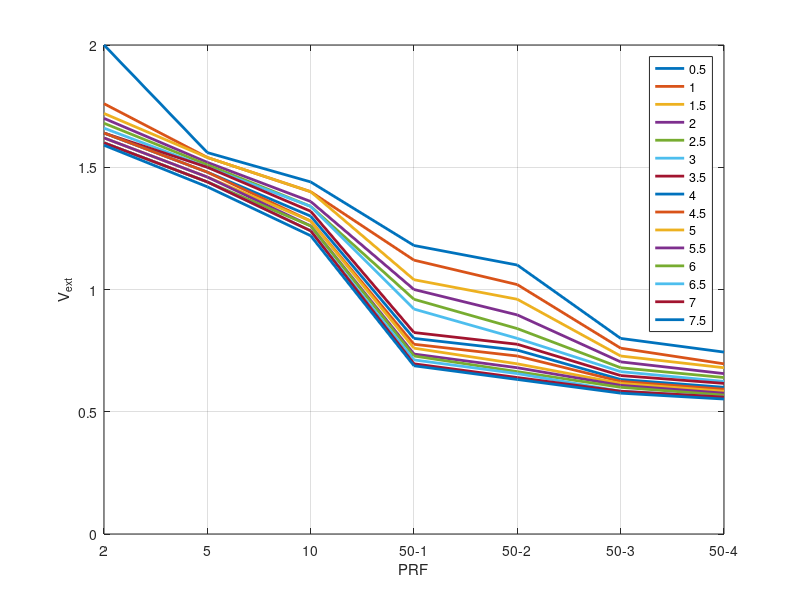

This figure's MATLAB source:
data = [2	1.56	1.44	1.18	1.1	0.8	0.744
1.76	1.54	1.4	1.12	1.02	0.76	0.696
1.72	1.54	1.4	1.04	0.96	0.728	0.68
1.7	1.52	1.36	1	0.896	0.704	0.656
1.68	1.51	1.34	0.96	0.84	0.68	0.64
1.66	1.5	1.34	0.92	0.8	0.664	0.624
1.64	1.5	1.32	0.824	0.776	0.648	0.616
1.64	1.48	1.3	0.8	0.752	0.632	0.6
1.64	1.48	1.28	0.776	0.728	0.624	0.592
1.62	1.46	1.28	0.76	0.696	0.616	0.584
1.62	1.46	1.26	0.736	0.68	0.608	0.576
1.6	1.44	1.26	0.728	0.664	0.6	0.568
1.6	1.44	1.24	0.712	0.656	0.584	0.56
1.6	1.44	1.24	0.696	0.64	0.584	0.56
1.59	1.42	1.22	0.688	0.632	0.576	0.552
];

T_d = transpose(data);
%plot(data,'LineWidth',4)
figure
plot(T_d,'LineWidth',2)
grid()
xlabel('PRF')
ylabel('V_{ext}')
legend('0.5','1','1.5','2','2.5','3','3.5','4','4.5','5','5.5','6','6.5','7','7.5','8')
xticklabels({'2','5','10','50-1','50-2','50-3','50-4'})
